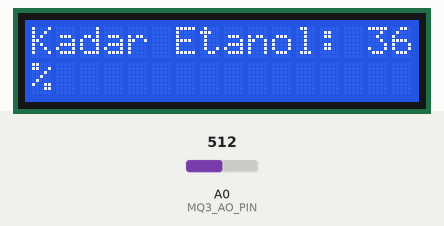
This sketch was run on a simulated ESP8266 (NodeMCU). On the bench: 16×2 character LCD. The inputs (shaded band) are chosen by the test bench; at power-on: A0 (MQ3_AO_PIN) = 512. WiFi joins after 1.5 s; servers stay silent unless stated; EEPROM starts erased; what the sketch prints to the serial monitor is not drawn.

Above: at 2.8 s.
2.9 s: A0 (MQ3_AO_PIN) set to 716
At 4.5 s:
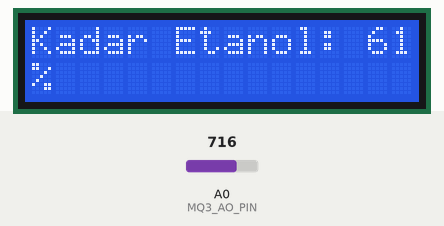
5.6 s: A0 (MQ3_AO_PIN) set to 900
At 7.7 s:
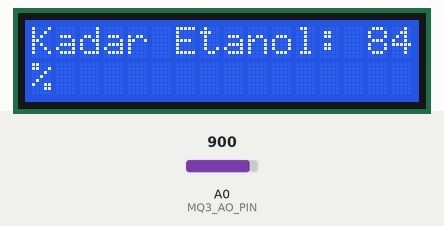
8.0 s: A0 (MQ3_AO_PIN) set to 1023
At 10.0 s:
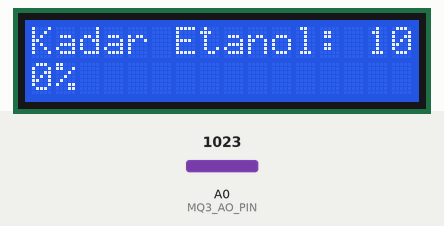
Timing chart, 0 to 11.5 s (numbered marks = the images above; inputs shaded):
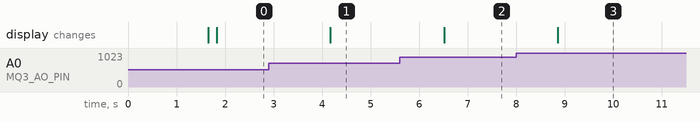

The sketch:

jariahxpskripsi.ino
```cpp
//WIFI SETUP
#include <ESP8266WiFi.h>
#include <EEPROM.h>
#include <ESP8266WebServer.h>
#include <Wire.h>
#include <LiquidCrystal_I2C.h>

//FIREBASE SETUP
#include <Firebase_ESP_Client.h>
#include <addons/TokenHelper.h>
#include <addons/RTDBHelper.h>
#define API_KEY "AIzaSyABPK4o5AgxjlGoMoRK8p-IbtrDitfQsZ8"
#define USER_EMAIL "adminjariahxp@gmail.com"
#define USER_PASSWORD "12345678"
#define DATABASE_URL "https://skripsijariahxp-default-rtdb.firebaseio.com"
FirebaseData fbdo;
FirebaseAuth auth;
FirebaseConfig config;

//SENSOR SETUP
#include <DHT.h>
#define DHT_SENSOR_PIN  D5
#define DHT_SENSOR_TYPE DHT11
DHT dht_sensor(DHT_SENSOR_PIN, DHT_SENSOR_TYPE);

//PIN SETUP
#define MQ3_AO_PIN A0
#define DOUT  D6
LiquidCrystal_I2C lcd(0x27, 16, 2);


// Definisikan Wi-Fi dan Web Server
const char* defaultSSID = "huhu";
const char* defaultPassword = "hihihihi";
const String defaultDeviceID = "";

const int eepromSsidStart = 0;  // Tempat menyimpan SSID dan Password di EEPROM
const int eepromPasswordStart = 32;
const int eepromDeviceIDStart = 64;

bool wifiConnected = false;

ESP8266WebServer server(80);
bool isInAPMode = false;
// Fungsi untuk membaca SSID dan Password dari EEPROM

String readEEPROM(int start, int length) {
  String value = "";
  for (int i = 0; i < length; i++) {
    char c = EEPROM.read(start + i);
    if (c == '\0') break;
    value += c;
  }
  return value;
}

// Fungsi untuk menulis SSID dan Password ke EEPROM
void writeEEPROM(int start, String value) {
  for (int i = 0; i < value.length(); i++) {
    EEPROM.write(start + i, value[i]);
  }
  EEPROM.write(start + value.length(), '\0');
  EEPROM.commit();
}

// Fungsi untuk menghubungkan ke Wi-Fi
bool connectToWiFi() {

  for (int attempt = 1; attempt <= 2; attempt++) { // Maksimal 2 kali percobaan
    Serial.printf("Percobaan ke-%d untuk menghubungkan ke WiFi...\n", attempt);

    String ssid = readEEPROM(eepromSsidStart, 32);
    String password = readEEPROM(eepromPasswordStart, 32);
    WiFi.begin(ssid, password); // Memulai koneksi Wi-Fi
    unsigned long startTime = millis();

    while (WiFi.status() != WL_CONNECTED && millis() - startTime < 30000) { // Tunggu hingga 30 detik
      delay(500);
      Serial.print(".");
    }

    if (WiFi.status() == WL_CONNECTED) {
      WiFi.softAPdisconnect(true);
      return true; // Berhasil terhubung
    }
    startAP();
    Serial.println("\nKoneksi WiFi gagal. Mencoba ulang...");
  }

  return false; // Gagal setelah 2 kali percobaan
}


// Fungsi untuk memulai akses point (AP) jika gagal terhubung ke Wi-Fi
void startAP() {

  WiFi.softAP("WBOX-SKRIPSI-JARIAHXP", "12345678");
  IPAddress ip = WiFi.softAPIP();
  tulisSerial("AP IP address: ", false);
  tulisSerial(ip.toString(), true);

  server.on("/", HTTP_GET, []() {
    String html = "<html><body><h1>Update WiFi Credentials</h1>";
    html += "<form action='/update' method='POST'>";
    html += "SSID: <input type='text' name='ssid'><br>";
    html += "Password: <input type='password' name='password' ><br>";
    html += "Device ID: <input type='text' name='device_id'><br>";
    html += "<input type='submit' value='Connect'>";
    html += "</form></body></html>";
    server.send(200, "text/html", html);
  });

  server.on("/update", HTTP_POST, []() {
    String newSSID = server.arg("ssid");
    String newPassword = server.arg("password");
    String newDeviceID = server.arg("device_id");

    // Menyimpan SSID dan password baru ke EEPROM
    writeEEPROM(eepromSsidStart, newSSID);
    writeEEPROM(eepromPasswordStart, newPassword);
    writeEEPROM(eepromDeviceIDStart, newDeviceID);

    server.send(200, "text/html", "<html><body><h1>Updating WiFi Credentials...</h1><p>Rebooting...</p></body></html>");

    delay(2000);
    ESP.restart();  // Reboot untuk mencoba koneksi dengan SSID dan password baru
  });

  server.begin();
}
void connectToFirebase() {
  tulisSerial("Firebase Client v", false);
  tulisSerial(FIREBASE_CLIENT_VERSION, true);

  config.api_key = API_KEY;
  auth.user.email = USER_EMAIL;
  auth.user.password = USER_PASSWORD;
  config.database_url = DATABASE_URL;
  Firebase.reconnectNetwork(true);


  fbdo.setBSSLBufferSize(4096, 1024);
  fbdo.setResponseSize(4096);
    config.token_status_callback = tokenStatusCallback;
      config.max_token_generation_retry = 5;

  Firebase.begin(&config, &auth);

  unsigned long startTime = millis();  // Timer
  while (!Firebase.ready()) {
    tulisSerial("Connecting to Firebase...", true);
    delay(1000);
    if (millis() - startTime > 10000) {  // Timeout setelah 10 detik
      tulisSerial("Firebase connection timeout!", true);
      return;
    }
  }

  tulisSerial("Berhasil terhubung ke Firebase!", true);
}


//FUNGSI SERIAL MONITOR + LCD
void tulisSerial(String pesan, bool newline) {
  if (newline) {
    Serial.println(pesan);  // Menambahkan newline
  } else {
    Serial.print(pesan);    // Tidak menambahkan newline
  }

  // Tampilkan ke LCD dengan memotong pesan jika lebih dari 16 karakter
  lcd.clear();
  int len = pesan.length();
  if (len <= 16) {
    lcd.setCursor(0, 0);  // Tampilkan di baris pertama
    lcd.print(pesan);
  } else {
    lcd.setCursor(0, 0);  // Baris pertama
    lcd.print(pesan.substring(0, 16));
    if (len > 32) len = 32;  // Maksimal 2 baris
    lcd.setCursor(0, 1);  // Baris kedua
    lcd.print(pesan.substring(16, len));
  }
}

void bacaSensor(){
  //bacaDHT11();
  bacaMQ3();
}
void bacaDHT11() {
  String id = readEEPROM(eepromDeviceIDStart, 32);
  float humi = dht_sensor.readHumidity();
  float temperature_C = dht_sensor.readTemperature();
  float temperature_F = dht_sensor.readTemperature(true);

  if (isnan(temperature_C) || isnan(temperature_F) || isnan(humi)) {
    tulisSerial("Gagal membaca dari sensor DHT!", true);
  } else {
    // Kirim data ke Firebase
    String pathHumi = "/data/dht11/kelembaban";
    String pathTempC = "/data/dht11/suhu";
    String patha = "/data/" + id + "/kelembapan";  // Gabungkan path dengan id
    String pathb = "/data/" + id + "/suhu";  // Gabungkan path dengan id

    sendDataSensor(patha, "DHT11", String(humi));
    sendDataSensor(pathb, "DHT11", String(temperature_C));

tulisSerial("Suhu:" + String(temperature_C) + "C Kelembapan: " + String(humi) + "%", true);
    delay(1000);
  }
}

// Fungsi untuk membaca data dari MQ-3 dan mengirimkannya ke Firebase
void bacaMQ3() {
  // Membaca ID dari EEPROM
  String id = readEEPROM(eepromDeviceIDStart, 32);

  // Membaca nilai analog dari sensor MQ-3
  int analogValue = analogRead(MQ3_AO_PIN);
  float voltage = analogValue * (3 / 1023.0);

  // Validasi nilai analog agar tidak menghasilkan persen negatif
  int alcoholPercentage;
  if (analogValue < 230) {
    alcoholPercentage = 0; // Jika nilai kurang dari input_min, set ke 0
  } else {
    alcoholPercentage = map(analogValue, 230, 1023, 0, 100);
  }

  // Kirim data ke Firebase
  String path = "/data/" + id + "/alkohol";  // Gabungkan path dengan ID
  sendDataSensor(path, "MQ-3", String(alcoholPercentage));

  // Debugging: Tampilkan nilai analog dan kadar etanol di serial monitor
  Serial.print("Analog Value: ");
  Serial.println(analogValue);
  Serial.print("Kadar Etanol: ");
  Serial.println(String(alcoholPercentage) + "%");

  tulisSerial("Kadar Etanol: " + String(alcoholPercentage) + "%", true);
  delay(1000);
}


String readDeviceID() {
  return readEEPROM(eepromDeviceIDStart, 32);
}
// Setup awal
void setup() {
  Serial.begin(115200);
  EEPROM.begin(512);
  //SETUP SENSOT
  dht_sensor.begin();
  lcd.init();
  lcd.backlight();

  // Menampilkan pesan
  lcd.setCursor(0, 0); // Baris pertama, kolom pertama
  lcd.print("Hallo JariahXp");
  lcd.setCursor(0, 1); // Baris kedua, kolom pertama
  lcd.print("Ahmad Ghozali");
  Serial.println("Semua sensor siap...");

  wifiConnected = connectToWiFi();
  if (wifiConnected) {
    Serial.println("Berhasil terhubung ke WiFi!");
    Serial.print("IP Address: ");
    Serial.println(WiFi.localIP());
    connectToFirebase();
  } else {
    Serial.println("Gagal menyambungkan ke WiFi setelah 2 kali percobaan.");
  }

}
// Loop utama
void loop() {

  if (wifiConnected) { // Periksa status koneksi Wi-Fi
    if (WiFi.status() != WL_CONNECTED) { // Jika Wi-Fi terputus
      Serial.println("WiFi terputus. Mencoba menyambung kembali...");
      wifiConnected = connectToWiFi(); // Coba menyambungkan kembali

      if (!wifiConnected) { // Jika gagal menyambung lagi
        Serial.println("Gagal menyambung kembali ke WiFi. Berhenti mencoba.");
      }
    } else {
      if (Firebase.isTokenExpired()){
        Firebase.refreshToken(&config);
        Serial.println("Refresh token");
      }
      bacaSensor();
    }
  } else {

    server.handleClient();
  }
}

void sendDataSensor(String path, String jenisSensor, String dataSensor){

  if (Firebase.RTDB.setString(&fbdo, path, dataSensor)) {
      Serial.print(jenisSensor);
      Serial.println(" Berhasil Di kirim");
    } else {
      // Menampilkan alasan error jika gagal
      Serial.print("Gagal mengirim ");
      Serial.println(jenisSensor);
      Serial.print("Alasan: ");
      Serial.println(fbdo.errorReason());
    }
}
```

Measured:
- after the input at 2.9 s, the display: changes after 1.3 s (image 1)
- after the input at 5.6 s, the display: changes after 0.91 s (image 2)
- after the input at 8.0 s, the display: changes after 0.86 s (image 3)
